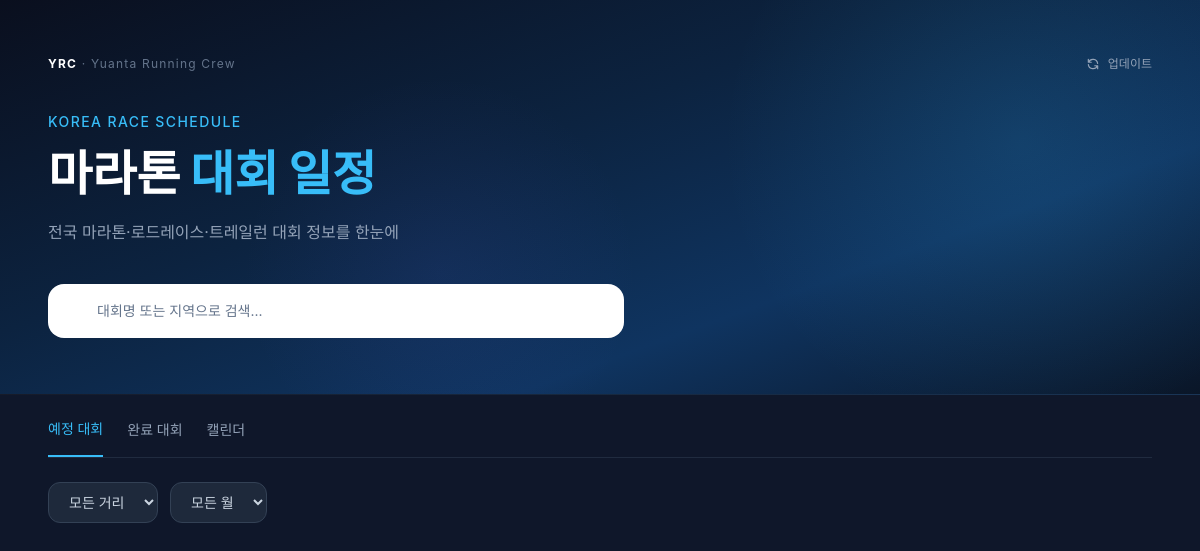
Before: / with the older database file.
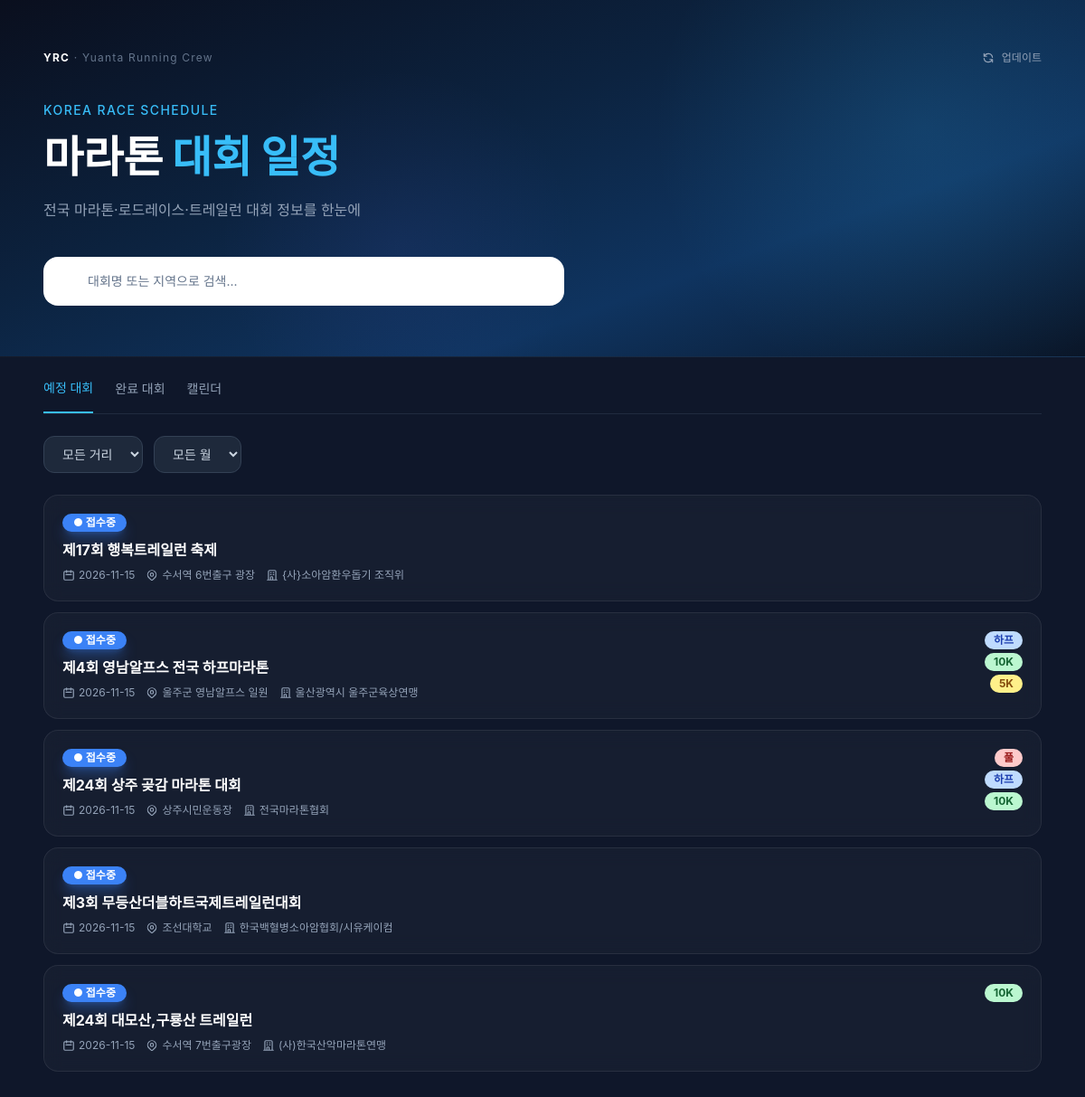
After: the same page with the newer database file.
### tables this page shows
CREATE TABLE races (
            id INTEGER PRIMARY KEY AUTOINCREMENT,
            title TEXT NOT NULL,
            date TEXT,
            location TEXT,
            distance TEXT,
            organizer TEXT,
            url TEXT,
            source TEXT,
            reg_start TEXT,
            reg_end TEXT,
            reg_url TEXT,
            created_at TEXT DEFAULT (datetime('now', 'localtime'))
        );

### main.py (the view)
@app.route("/")
def index():
    if not os.path.exists(DB_PATH):
        scraper = os.path.join(BASE_DIR, "crawler", "scraper.py")
        subprocess.run([sys.executable, scraper])
    races = get_races()
    today = date.today().isoformat()
    return render_template("index.html", races=races, total=len(races), today=today)

### main.py (called while the page is built)
def get_races(search="", distance="", month=""):
    conn = sqlite3.connect(DB_PATH)
    conn.row_factory = sqlite3.Row
    c = conn.cursor()
    query = "SELECT * FROM races WHERE 1=1"
    params = []
    if search:
        query += " AND (title LIKE ? OR location LIKE ?)"
        params += [f"%{search}%", f"%{search}%"]
    if distance:
        query += " AND distance LIKE ?"
        params.append(f"%{distance}%")
    if month:
        query += " AND date LIKE ?"
        params.append(f"%-{month.zfill(2)}-%")
    query += " ORDER BY date ASC"
    rows = c.execute(query, params).fetchall()
    conn.close()
    return [dict(r) for r in rows]

### templates/index.html (shortened to what this page needs)
<!DOCTYPE html>
<html lang="ko">
<head>
  <script src="https://cdn.tailwindcss.com"></script>
  <link rel="stylesheet" href="https://cdn.jsdelivr.net/gh/orioncactus/pretendard@v1.3.9/dist/web/static/pretendard.min.css">
</head>
<body class="bg-slate-900 text-slate-100 min-h-screen">
  <header class="hero-bg border-b border-white/5">
    <div class="max-w-6xl mx-auto px-6 py-14 relative z-10">
      <div class="flex items-center justify-between mb-10">
        <div class="text-xs tracking-widest"><span class="text-white font-bold">YRC</span> <span class="text-slate-500">· Yuanta Running Crew</span></div>
        <button onclick="triggerCrawl()"
          class="flex items-center gap-2 text-slate-400 hover:text-sky-400 text-xs transition">
          <svg class="w-3.5 h-3.5" fill="none" stroke="currentColor" viewBox="0 0 24 24">
            <path stroke-linecap="round" stroke-linejoin="round" stroke-width="2" d="M4 4v5h.582m15.356 2A8.001 8.001 0 004.582 9m0 0H9m11 11v-5h-.581m0 0a8.003 8.003 0 01-15.357-2m15.357 2H15"/>
          </svg>
          업데이트
        </button>
      </div>
      <div class="mb-10">
        <p class="text-sky-400 text-sm font-medium tracking-widest uppercase mb-3">Korea Race Schedule</p>
        <h1 class="text-5xl font-black text-white leading-tight mb-4">
          마라톤 <span style="color:#38bdf8;">대회 일정</span>
        </h1>
        <p class="text-slate-400 text-base">전국 마라톤·로드레이스·트레일런 대회 정보를 한눈에</p>
      </div>
      <div class="relative max-w-xl">
        <input id="search-input" type="text" placeholder="대회명 또는 지역으로 검색..."
          class="w-full bg-white/8 border border-white/15 rounded-2xl pl-12 pr-4 py-4 text-sm text-white focus:outline-none focus:border-sky-500/70 focus:bg-white/12 placeholder-slate-500 transition backdrop-blur-sm"
          oninput="filterRaces()" />
      </div>
    </div>
  </header>
  <div class="max-w-6xl mx-auto px-6">
    <div class="flex gap-6 border-b border-slate-700/50 mt-2">
      <button onclick="switchTab('list')" id="tab-list" class="tab-active py-4 text-sm font-medium transition">예정 대회</button>
      <button onclick="switchTab('past')" id="tab-past" class="py-4 text-sm font-medium text-slate-400 hover:text-white transition">완료 대회</button>
      <button onclick="switchTab('calendar')" id="tab-calendar" class="py-4 text-sm font-medium text-slate-400 hover:text-white transition">캘린더</button>
    </div>
  </div>
  <main class="max-w-6xl mx-auto px-6 py-6">
    <div class="flex flex-wrap gap-3 mb-6">
      <select id="distance-filter" onchange="filterRaces()"
        class="bg-slate-800 border border-slate-700 rounded-xl px-4 py-2.5 text-sm focus:outline-none focus:border-sky-500 text-slate-300">
        <option value="">모든 거리</option>
      </select>
      <select id="month-filter" onchange="filterRaces()"
        class="bg-slate-800 border border-slate-700 rounded-xl px-4 py-2.5 text-sm focus:outline-none focus:border-sky-500 text-slate-300">
        <option value="">모든 월</option>
      </select>
    </div>
    <div id="view-list">
        <div id="race-list-upcoming" class="grid gap-3 mb-8">
          {% for race in races if race.date >= today %}
          {% set reg_closed = race.reg_end and today > race.reg_end %}
          <div class="race-card card rounded-2xl p-5 cursor-pointer"
               data-title="{{ race.title }}"
               data-date="{{ race.date }}"
               data-location="{{ race.location }}"
               data-distance="{{ race.distance }}"
               data-organizer="{{ race.organizer }}"
               data-url="{{ race.url }}"
               data-reg-start="{{ race.reg_start or '' }}"
               data-reg-end="{{ race.reg_end or '' }}"
               data-reg-url="{{ race.reg_url or '' }}"
               data-status="upcoming"
               onclick="openDetail(this)">
            <div class="flex items-start justify-between gap-4">
              <div class="flex-1">
                <div class="flex items-center gap-2 mb-2 flex-wrap">
                  {% if reg_closed or '마감' in race.title %}
                  <span class="text-xs font-bold px-3 py-0.5 rounded-full bg-red-500 text-white shadow-lg shadow-red-500/40">✕ 접수마감</span>
                  {% else %}
                  <span class="text-xs font-bold px-3 py-0.5 rounded-full bg-blue-500 text-white shadow-lg shadow-blue-500/40">● 접수중</span>
                  {% endif %}
                </div>
                <h2 class="font-bold text-base text-white mb-2">{{ race.title }}</h2>
                <div class="flex flex-wrap gap-3 text-xs text-slate-400">
                  <span class="flex items-center gap-1">
                    <svg class="w-3.5 h-3.5" fill="none" stroke="currentColor" viewBox="0 0 24 24"><path stroke-linecap="round" stroke-linejoin="round" stroke-width="2" d="M8 7V3m8 4V3m-9 8h10M5 21h14a2 2 0 002-2V7a2 2 0 00-2-2H5a2 2 0 00-2 2v12a2 2 0 002 2z"/></svg>
                    {{ race.date }}
                  </span>
                  {% if race.location %}
                  <span class="flex items-center gap-1">
                    {{ race.location }}
                  </span>
                  {% endif %}
                  {% if race.organizer %}
                  <span class="flex items-center gap-1">
                    <svg class="w-3.5 h-3.5" fill="none" stroke="currentColor" viewBox="0 0 24 24"><path stroke-linecap="round" stroke-linejoin="round" stroke-width="2" d="M19 21V5a2 2 0 00-2-2H7a2 2 0 00-2 2v16m14 0h2m-2 0h-5m-9 0H3m2 0h5M9 7h1m-1 4h1m4-4h1m-1 4h1m-2 10v-5a1 1 0 00-1-1h-2a1 1 0 00-1 1v5m4 0H9"/></svg>
                    {{ race.organizer }}
                  </span>
                  {% endif %}
                </div>
              </div>
              <div class="flex flex-col gap-1 items-end shrink-0">
                {% if '풀' in race.distance %}
                <span class="badge-full text-xs font-bold px-2.5 py-0.5 rounded-full">풀</span>
                {% endif %}
                {% if '하프' in race.distance %}
                <span class="badge-half text-xs font-bold px-2.5 py-0.5 rounded-full">하프</span>
                {% endif %}
                {% if '10K' in race.distance or '10k' in race.distance or '10km' in race.distance %}
                <span class="badge-10k text-xs font-bold px-2.5 py-0.5 rounded-full">10K</span>
                {% endif %}
                {% if '5K' in race.distance or '5k' in race.distance or '5km' in race.distance %}
                <span class="badge-5k text-xs font-bold px-2.5 py-0.5 rounded-full">5K</span>
                {% endif %}
              </div>
            </div>
          </div>
          {% endfor %}
        </div>
    </div>
  </main>
</body>
</html>

### templates/index.html (style rules this page uses)
* { font-family: 'Pretendard', -apple-system, BlinkMacSystemFont, sans-serif; }
.hero-bg { background: linear-gradient(160deg, #0a0f1e 0%, #0c2340 40%, #0f3460 70%, #0a1628 100%); position: relative; overflow: hidden; }
.hero-bg::before { content: ''; position: absolute; top: -40%; right: -10%; width: 600px; height: 600px; background: radial-gradient(circle, rgba(56,189,248,0.12) 0%, transparent 70%); pointer-events: none; }
.hero-bg::after { content: ''; position: absolute; bottom: -20%; left: 20%; width: 400px; height: 400px; background: radial-gradient(circle, rgba(99,102,241,0.08) 0%, transparent 70%); pointer-events: none; }
.card { background: rgba(255,255,255,0.03); border: 1px solid rgba(255,255,255,0.08); backdrop-filter: blur(10px); transition: all 0.3s ease; }
.badge-full { background:#fecaca; color:#991b1b; }
.badge-half { background:#bfdbfe; color:#1e40af; }
.badge-10k { background:#bbf7d0; color:#166534; }
.badge-5k { background:#fef08a; color:#854d0e; }
.tab-active { color: #38bdf8; border-bottom: 2px solid #38bdf8; }

Changed rows visible on the page:
added races: shows "● 접수중", title "제17회 행복트레일런 축제", date "2026-11-15", location "수서역 6번출구 광장", organizer "{사}소아암환우돕기 조직위"
added races: shows "● 접수중", title "제4회 영남알프스 전국 하프마라톤", date "2026-11-15", location "울주군 영남알프스 일원", organizer "울산광역시 울주군육상연맹", distance "하프"
added races: shows "● 접수중", title "제24회 상주 곶감 마라톤 대회", date "2026-11-15", location "상주시민운동장", organizer "전국마라톤협회", distance "풀"
added races: shows "● 접수중", title "제3회 무등산더블하트국제트레일런대회", date "2026-11-15", location "조선대학교", organizer "한국백혈병소아암협회/시유케이컴"
added races: shows "● 접수중", title "제24회 대모산,구룡산 트레일런", date "2026-11-15", location "수서역 7번출구광장", organizer "(사)한국산악마라톤연맹", distance "10K"
